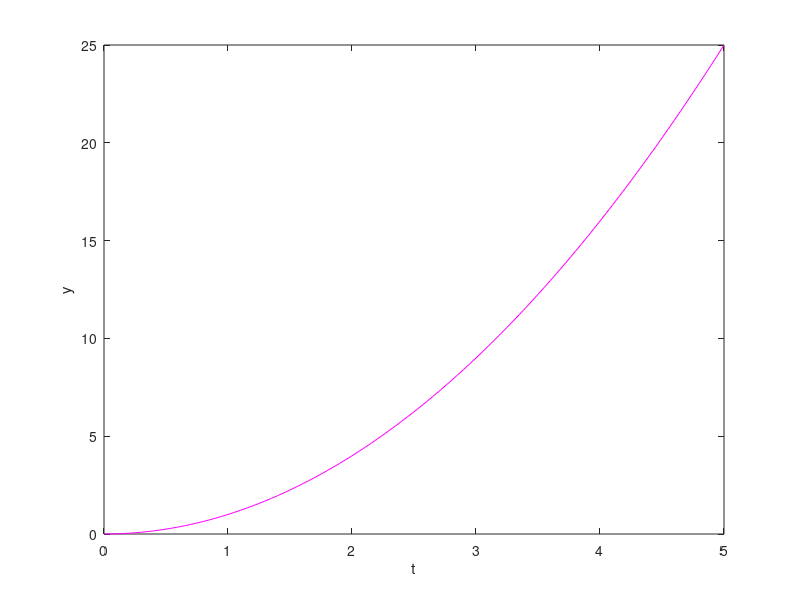

Write the MATLAB code that produced this figure.
%%Jacob Jones

clear;
clf;

%y(2) -> v -> dy/dt
%y(1) -> y
%Define functions
p = @(t) t+3;
q = @(t) t^2+5;
r = @(t) t^4+7*t^2+6*t+2;
f = @(t, y) [y(2)
            r(t)-p(t)*y(2)-q(t)*y(1)]';
        
alpha = 0;
beta = 0;
%initial t value
t0 = 0;
%initial y and v values
y0 = [alpha beta];
dt = 0.05;
tsteps = 100;

t = t0 : dt : t0+tsteps*dt;
y(1,:) = y0;

%Implement RK4 method
for i = 1 : tsteps
    h2 = dt/2;
    ttemp = t(i)+h2;
    k1 = f(t(i), y(i,:));
    k2 = f((ttemp), y(i,:)+h2*k1);
    k3 = f((ttemp), y(i,:)+h2*k2);
    k4 = f(t(i+1), y(i,:)+dt*k3);
    y(i+1,:) = y(i,:) + dt/6 * (k1+k4+2*(k2+k3));
end

%Plot Function
plot(t,y(:,1),'m-');
xlabel('t');
ylabel('y');